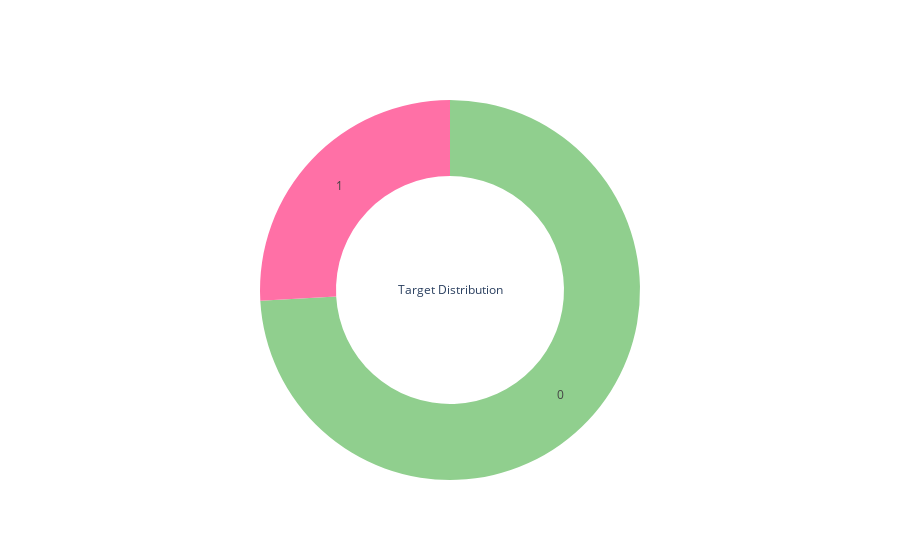

Notebook cell for this chart:
### Code cell
import plotly.graph_objects as go
fig = go.Figure()
fig.add_trace(go.Pie(values = target_class['count'],labels = target_class.index,hole = 0.6, 
                     hoverinfo ='label+percent'))
fig.update_traces(textfont_size = 12, hoverinfo ='label+percent',textinfo ='label', 
                  showlegend = False,marker = dict(colors =["#90cf8e","#ff70a6"]),
                  title = dict(text = 'Target Distribution'))  
fig.show()

### Figure 1 — Plotly figure (JSON) as saved in the notebook; plotly's stock layout.template omitted (floating-point values rounded to 4 significant figures)
{"data": [{"hole": 0.6, "hoverinfo": "label+percent", "labels": [0, 1], "marker": {"colors": ["#90cf8e", "#ff70a6"]}, "showlegend": false, "textfont": {"size": 12}, "textinfo": "label", "title": {"text": "Target Distribution"}, "type": "pie", "values": [340085, 118828]}], "layout": {}}
